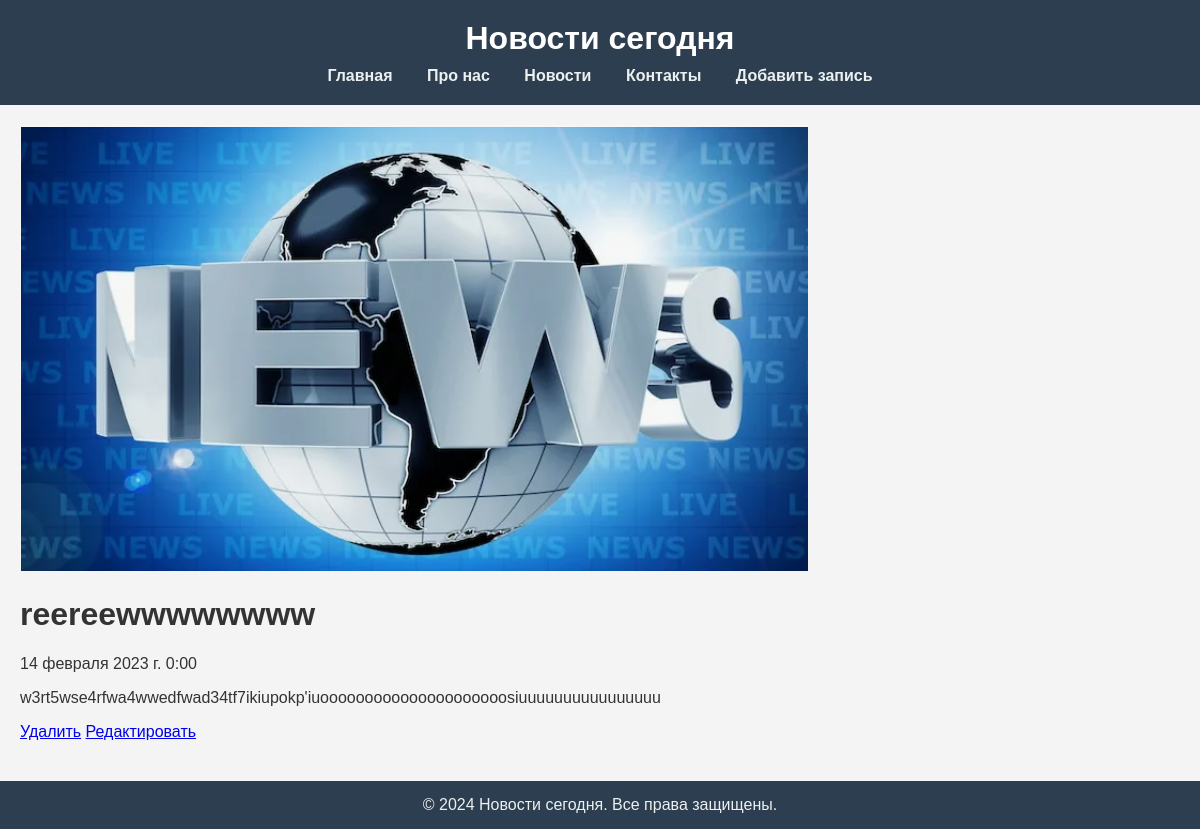
Page /news/4 on the earlier database version.
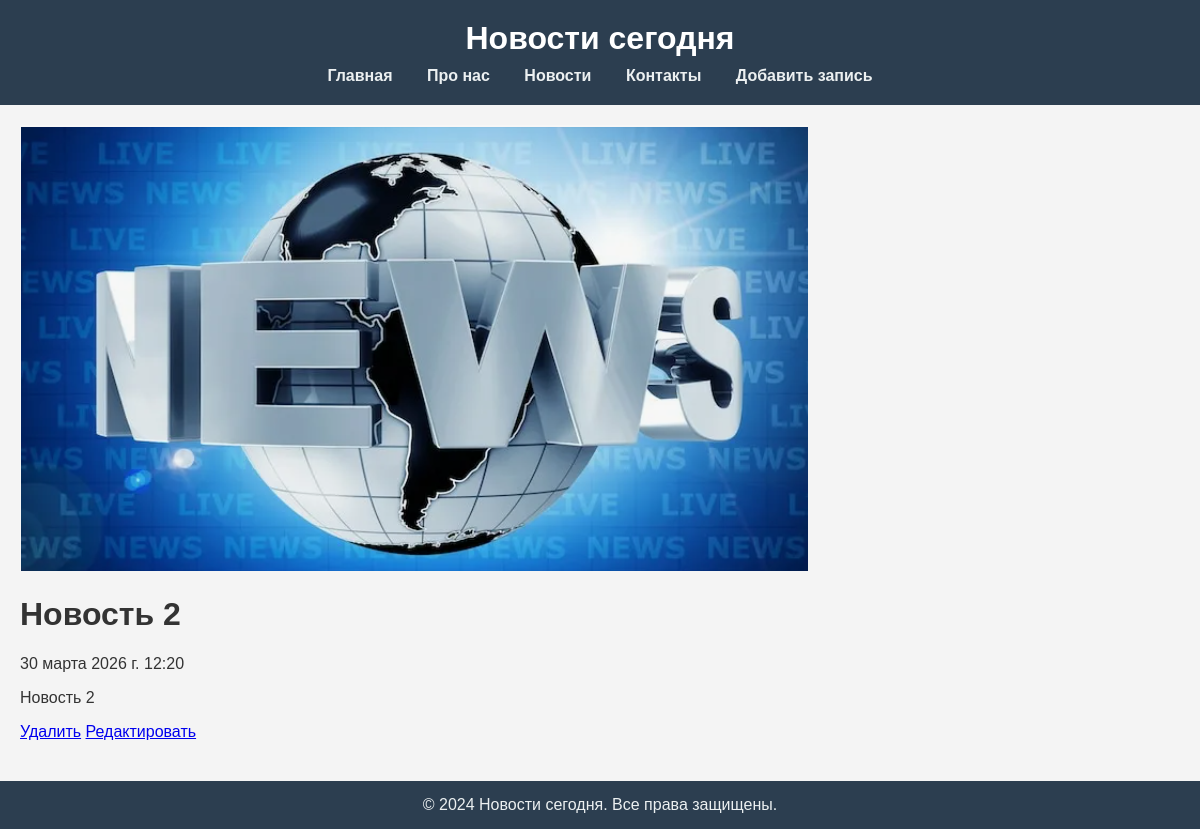
Same page on the later database version.
### news/models.py (models this page shows, shortened)
class Articles(models.Model):
    title = models.CharField('Название', max_length=50)
    anons = models.CharField('Анонс', max_length=250)
    full_text = models.TextField('Статья')
    image = models.ImageField(upload_to='img/', blank=True)
    date = models.DateTimeField('Дата публикации', auto_now_add=True)
    class Meta:
        verbose_name = 'Новость'
        verbose_name_plural = 'Новости'

### news/views.py (the view)
# urls.py: path('<int:pk>', views.NewsDetailView.as_view(), name='news-detail'),
class NewsDetailView(DetailView):
    model = Articles
    template_name = 'news/detail_view.html'
    context_object_name = 'article'

### news/templatetags/news_tags.py (called while the page is built)
@register.filter(name='markdown')
def markdown_format(text):
    return mark_safe(markdown.markdown(text))

### news/templates/news/detail_view.html (shortened to what this page needs)
{% extends "main/base.html" %}
{% load static %}
{% load news_tags %}
{% block content %}
    <div class="features">
        {% if el.image %}
            <img src="{{ article.image.url }}"/>
        {% else %}
            <img src="{% static 'main/img/2.png' %}"/>
        {% endif %}
        <h1>{{ article.title }}</h1>
        <p>{{ article.date }}</p>
        <p>{{ article.full_text|markdown }}</p>
        <a href="{% url 'news-delete' article.id %}" class="btn btn-danger">Удалить</a>
        <a href="{% url 'news-update' article.id %}" class="btn btn-info">Редактировать</a>
    </div>
{% endblock %}

Differences in the rows shown:
changed Articles: title "reereewwwwwwww" → "Новость 2"; date "14 февраля 2023 г. 0:00" → "30 марта 2026 г. 12:20"; full_text "w3rt5wse4rfwa4wwedfwad34tf7ikiupokp'iuooooooooooooooooooooosiuuuuuuuuuuuuuuuu" → "Новость 2"
